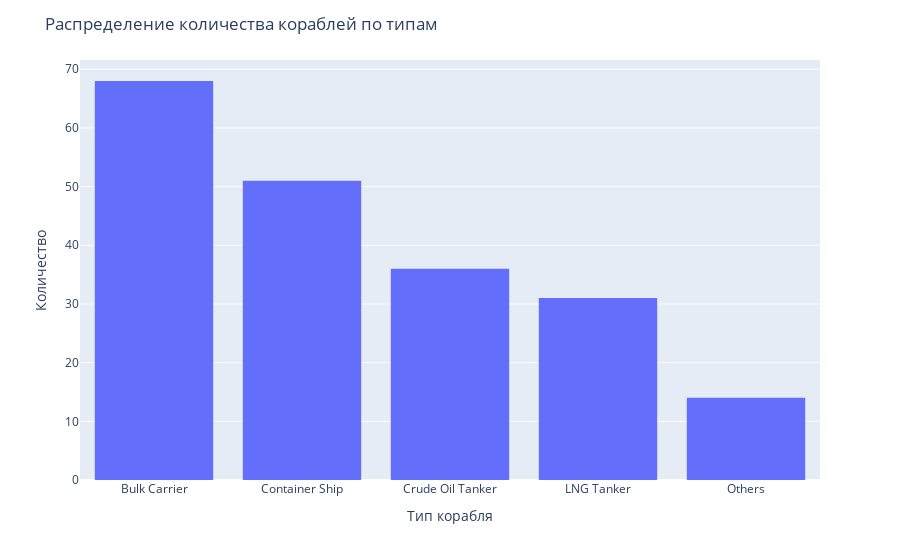

Notebook cell for this chart:
### Code cell
value_counts = df.value_counts("ship_name")
df_value_counts = pd.DataFrame(value_counts)
df_value_counts = df_value_counts.reset_index()
df_value_counts.columns = ['ship_name', 'amount']

others = df_value_counts.loc[df_value_counts['amount'] < 11]
df_value_counts = df_value_counts.loc[df_value_counts['amount'] > 11]
df_value_counts.loc[len(df_value_counts)] = ["Others", others['amount'].sum()]

fig = px.histogram(df_value_counts, x='ship_name', y='amount')
fig.update_layout(
    title="Распределение количества кораблей по типам",
    xaxis_title="Тип корабля",
    yaxis_title="Количество"
)
fig.show()

### Figure 1 — Plotly figure (JSON) as saved in the notebook; plotly's stock layout.template omitted (floating-point values rounded to 4 significant figures)
{"data": [{"alignmentgroup": "True", "bingroup": "x", "histfunc": "sum", "hovertemplate": "ship_name=%{x}<br>sum of amount=%{y}<extra></extra>", "legendgroup": "", "marker": {"color": "#636efa", "pattern": {"shape": ""}}, "name": "", "offsetgroup": "", "orientation": "v", "showlegend": false, "type": "histogram", "x": ["Bulk Carrier", "Container Ship", "Crude Oil Tanker", "LNG Tanker", "Others"], "xaxis": "x", "y": [68, 51, 36, 31, 14], "yaxis": "y"}], "layout": {"autosize": true, "barmode": "relative", "legend": {"tracegroupgap": 0}, "margin": {"t": 60}, "title": {"text": "Распределение количества кораблей по типам"}, "xaxis": {"anchor": "y", "autorange": true, "domain": [0, 1], "range": [-0.5, 4.5], "title": {"text": "Тип корабля"}, "type": "category"}, "yaxis": {"anchor": "x", "autorange": true, "domain": [0, 1], "range": [0, 71.58], "title": {"text": "Количество"}, "type": "linear"}}}
